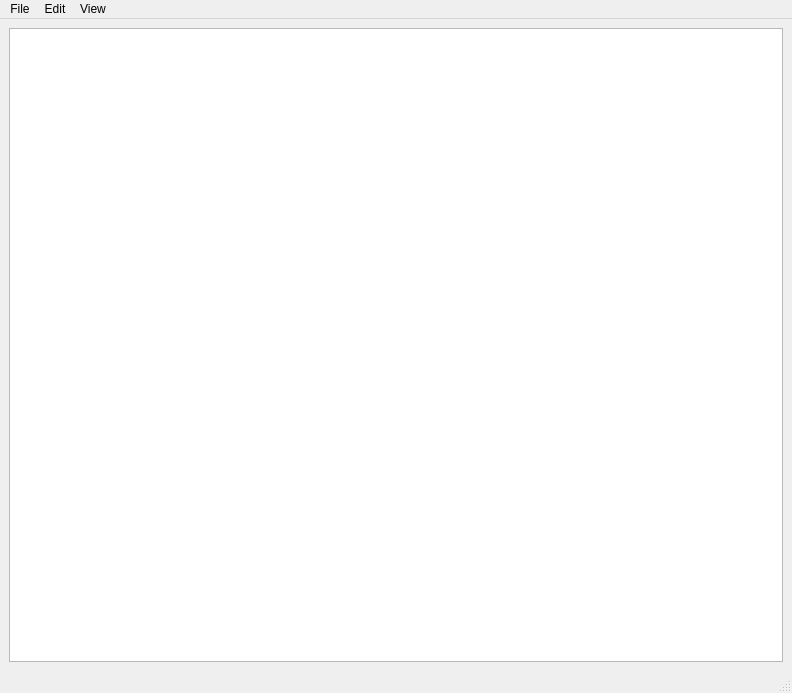
<?xml version="1.0" encoding="UTF-8"?>
<ui version="4.0">
 <class>TextEditor</class>
 <widget class="QMainWindow" name="TextEditor">
  <property name="geometry">
   <rect>
    <x>0</x>
    <y>0</y>
    <width>792</width>
    <height>693</height>
   </rect>
  </property>
  <property name="windowTitle">
   <string>TextEditor</string>
  </property>
  <widget class="QWidget" name="centralwidget">
   <property name="sizePolicy">
    <sizepolicy hsizetype="Expanding" vsizetype="Expanding">
     <horstretch>0</horstretch>
     <verstretch>0</verstretch>
    </sizepolicy>
   </property>
   <layout class="QHBoxLayout" name="horizontalLayout">
    <item>
     <widget class="QPlainTextEdit" name="plainTextEdit">
      <property name="styleSheet">
       <string notr="true">selection-background-color: rgb(110,73,255);</string>
      </property>
      <property name="plainText">
       <string/>
      </property>
     </widget>
    </item>
   </layout>
  </widget>
  <widget class="QMenuBar" name="menubar">
   <property name="geometry">
    <rect>
     <x>0</x>
     <y>0</y>
     <width>792</width>
     <height>21</height>
    </rect>
   </property>
   <widget class="QMenu" name="menuFile">
    <property name="title">
     <string>File</string>
    </property>
    <addaction name="actionOpen_File"/>
    <addaction name="actionSave"/>
    <addaction name="actionSave_As"/>
    <addaction name="separator"/>
    <addaction name="actionExit"/>
   </widget>
   <widget class="QMenu" name="menuEdit">
    <property name="title">
     <string>Edit</string>
    </property>
    <addaction name="actionUndo"/>
    <addaction name="actionRedo"/>
    <addaction name="separator"/>
    <addaction name="actionCut"/>
    <addaction name="actionCopy"/>
    <addaction name="actionPaste"/>
    <addaction name="actionDelete"/>
    <addaction name="separator"/>
    <addaction name="actionFind"/>
    <addaction name="actionFind_Next"/>
    <addaction name="actionReplace"/>
    <addaction name="actionGo_to"/>
    <addaction name="separator"/>
    <addaction name="actionSelect_all"/>
    <addaction name="actionTime_Date"/>
   </widget>
   <widget class="QMenu" name="menuView">
    <property name="title">
     <string>View</string>
    </property>
    <addaction name="actionZoom_in"/>
    <addaction name="actionZoom_out"/>
   </widget>
   <addaction name="menuFile"/>
   <addaction name="menuEdit"/>
   <addaction name="menuView"/>
  </widget>
  <widget class="QStatusBar" name="statusBar"/>
  <action name="actionOpen_File">
   <property name="icon">
    <iconset resource="icons.qrc">
     <normaloff>:/icons/file_open.svg</normaloff>:/icons/file_open.svg</iconset>
   </property>
   <property name="text">
    <string>Open File</string>
   </property>
   <property name="shortcut">
    <string>Ctrl+O</string>
   </property>
  </action>
  <action name="actionSave">
   <property name="icon">
    <iconset resource="icons.qrc">
     <normaloff>:/icons/save.svg</normaloff>:/icons/save.svg</iconset>
   </property>
   <property name="text">
    <string>Save</string>
   </property>
   <property name="shortcut">
    <string>Ctrl+S</string>
   </property>
  </action>
  <action name="actionSave_As">
   <property name="icon">
    <iconset resource="icons.qrc">
     <normaloff>:/icons/save_as.svg</normaloff>:/icons/save_as.svg</iconset>
   </property>
   <property name="text">
    <string>Save As</string>
   </property>
   <property name="shortcut">
    <string>Ctrl+W</string>
   </property>
  </action>
  <action name="actionSave_All">
   <property name="icon">
    <iconset resource="icons.qrc">
     <normaloff>:/icons/save.svg</normaloff>:/icons/save.svg</iconset>
   </property>
   <property name="text">
    <string>Save All</string>
   </property>
  </action>
  <action name="actionCreate_Tab">
   <property name="text">
    <string>New Tab</string>
   </property>
  </action>
  <action name="actionClose_Tab">
   <property name="text">
    <string>Close Tab</string>
   </property>
  </action>
  <action name="actionExit">
   <property name="icon">
    <iconset resource="icons.qrc">
     <normaloff>:/icons/exit.svg</normaloff>:/icons/exit.svg</iconset>
   </property>
   <property name="text">
    <string>Exit</string>
   </property>
   <property name="shortcut">
    <string>Ctrl+Q</string>
   </property>
  </action>
  <action name="actionUndo">
   <property name="icon">
    <iconset resource="icons.qrc">
     <normaloff>:/icons/undo.svg</normaloff>:/icons/undo.svg</iconset>
   </property>
   <property name="text">
    <string>Undo</string>
   </property>
   <property name="shortcut">
    <string>Ctrl+Y</string>
   </property>
  </action>
  <action name="actionCut">
   <property name="icon">
    <iconset resource="icons.qrc">
     <normaloff>:/icons/cut.svg</normaloff>:/icons/cut.svg</iconset>
   </property>
   <property name="text">
    <string>Cut</string>
   </property>
   <property name="shortcut">
    <string>Ctrl+X</string>
   </property>
  </action>
  <action name="actionCopy">
   <property name="icon">
    <iconset resource="icons.qrc">
     <normaloff>:/icons/copy.svg</normaloff>:/icons/copy.svg</iconset>
   </property>
   <property name="text">
    <string>Copy</string>
   </property>
   <property name="shortcut">
    <string>Ctrl+C</string>
   </property>
  </action>
  <action name="actionPaste">
   <property name="icon">
    <iconset resource="icons.qrc">
     <normaloff>:/icons/paste.svg</normaloff>:/icons/paste.svg</iconset>
   </property>
   <property name="text">
    <string>Paste</string>
   </property>
   <property name="shortcut">
    <string>Ctrl+V</string>
   </property>
  </action>
  <action name="actionDelete">
   <property name="icon">
    <iconset resource="icons.qrc">
     <normaloff>:/icons/delete.svg</normaloff>:/icons/delete.svg</iconset>
   </property>
   <property name="text">
    <string>Delete</string>
   </property>
   <property name="shortcut">
    <string>Del</string>
   </property>
  </action>
  <action name="actionFind">
   <property name="icon">
    <iconset resource="icons.qrc">
     <normaloff>:/icons/search.svg</normaloff>:/icons/search.svg</iconset>
   </property>
   <property name="text">
    <string>Find</string>
   </property>
   <property name="shortcut">
    <string>Ctrl+F</string>
   </property>
  </action>
  <action name="actionFind_Next">
   <property name="icon">
    <iconset resource="icons.qrc">
     <normaloff>:/icons/find_replace.svg</normaloff>:/icons/find_replace.svg</iconset>
   </property>
   <property name="text">
    <string>Find Next</string>
   </property>
   <property name="shortcut">
    <string>Ctrl+G</string>
   </property>
  </action>
  <action name="actionReplace">
   <property name="icon">
    <iconset resource="icons.qrc">
     <normaloff>:/icons/replace.svg</normaloff>:/icons/replace.svg</iconset>
   </property>
   <property name="text">
    <string>Replace</string>
   </property>
   <property name="shortcut">
    <string>Ctrl+R</string>
   </property>
  </action>
  <action name="actionGo_to">
   <property name="icon">
    <iconset resource="icons.qrc">
     <normaloff>:/icons/go_to.svg</normaloff>:/icons/go_to.svg</iconset>
   </property>
   <property name="text">
    <string>Go to</string>
   </property>
   <property name="shortcut">
    <string>Ctrl+J</string>
   </property>
  </action>
  <action name="actionSelect_all">
   <property name="icon">
    <iconset resource="icons.qrc">
     <normaloff>:/icons/select all.svg</normaloff>:/icons/select all.svg</iconset>
   </property>
   <property name="text">
    <string>Select all</string>
   </property>
   <property name="shortcut">
    <string>Ctrl+A</string>
   </property>
  </action>
  <action name="actionTime_Date">
   <property name="icon">
    <iconset resource="icons.qrc">
     <normaloff>:/icons/time_date.svg</normaloff>:/icons/time_date.svg</iconset>
   </property>
   <property name="text">
    <string>Time/Date</string>
   </property>
   <property name="shortcut">
    <string>Ctrl+T</string>
   </property>
  </action>
  <action name="actionZoom_in">
   <property name="icon">
    <iconset resource="icons.qrc">
     <normaloff>:/icons/zoom_in.svg</normaloff>:/icons/zoom_in.svg</iconset>
   </property>
   <property name="text">
    <string>Zoom in</string>
   </property>
   <property name="shortcut">
    <string>Ctrl+]</string>
   </property>
  </action>
  <action name="actionZoom_out">
   <property name="icon">
    <iconset resource="icons.qrc">
     <normaloff>:/icons/zoom_out.svg</normaloff>:/icons/zoom_out.svg</iconset>
   </property>
   <property name="text">
    <string>Zoom out</string>
   </property>
   <property name="shortcut">
    <string>Ctrl+-</string>
   </property>
  </action>
  <action name="actionRedo">
   <property name="icon">
    <iconset resource="icons.qrc">
     <normaloff>:/icons/redo.svg</normaloff>:/icons/redo.svg</iconset>
   </property>
   <property name="text">
    <string>Redo</string>
   </property>
  </action>
 </widget>
 <resources>
  <include location="icons.qrc"/>
 </resources>
 <connections/>
</ui>
